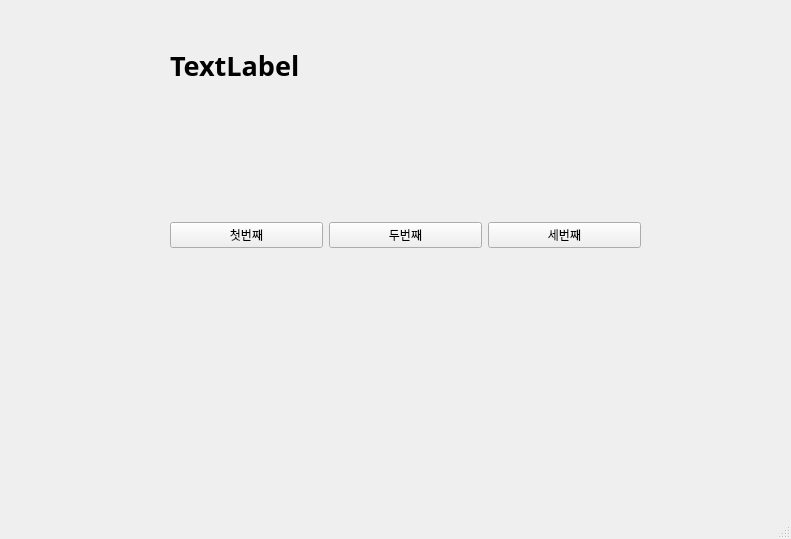
<?xml version="1.0" encoding="UTF-8"?>
<ui version="4.0">
 <class>MainWindow</class>
 <widget class="QMainWindow" name="MainWindow">
  <property name="geometry">
   <rect>
    <x>0</x>
    <y>0</y>
    <width>791</width>
    <height>539</height>
   </rect>
  </property>
  <property name="windowTitle">
   <string>MainWindow</string>
  </property>
  <widget class="QWidget" name="centralwidget">
   <widget class="QWidget" name="horizontalLayoutWidget">
    <property name="geometry">
     <rect>
      <x>170</x>
      <y>140</y>
      <width>471</width>
      <height>191</height>
     </rect>
    </property>
    <layout class="QHBoxLayout" name="horizontalLayout">
     <item>
      <widget class="QPushButton" name="pushButton">
       <property name="text">
        <string>첫번째</string>
       </property>
      </widget>
     </item>
     <item>
      <widget class="QPushButton" name="pushButton_3">
       <property name="text">
        <string>두번째</string>
       </property>
      </widget>
     </item>
     <item>
      <widget class="QPushButton" name="pushButton_2">
       <property name="text">
        <string>세번째</string>
       </property>
      </widget>
     </item>
    </layout>
   </widget>
   <widget class="QLabel" name="label">
    <property name="geometry">
     <rect>
      <x>170</x>
      <y>40</y>
      <width>461</width>
      <height>51</height>
     </rect>
    </property>
    <property name="font">
     <font>
      <family>맑은 고딕</family>
      <pointsize>20</pointsize>
      <weight>75</weight>
      <bold>true</bold>
     </font>
    </property>
    <property name="text">
     <string>TextLabel</string>
    </property>
   </widget>
  </widget>
  <widget class="QMenuBar" name="menubar">
   <property name="geometry">
    <rect>
     <x>0</x>
     <y>0</y>
     <width>791</width>
     <height>21</height>
    </rect>
   </property>
  </widget>
  <widget class="QStatusBar" name="statusbar"/>
 </widget>
 <resources/>
 <connections>
  <connection>
   <sender>pushButton</sender>
   <signal>clicked()</signal>
   <receiver>MainWindow</receiver>
   <slot>firstClick()</slot>
   <hints>
    <hint type="sourcelabel">
     <x>212</x>
     <y>259</y>
    </hint>
    <hint type="destinationlabel">
     <x>232</x>
     <y>305</y>
    </hint>
   </hints>
  </connection>
  <connection>
   <sender>pushButton_3</sender>
   <signal>clicked()</signal>
   <receiver>MainWindow</receiver>
   <slot>secondClick()</slot>
   <hints>
    <hint type="sourcelabel">
     <x>372</x>
     <y>263</y>
    </hint>
    <hint type="destinationlabel">
     <x>411</x>
     <y>299</y>
    </hint>
   </hints>
  </connection>
  <connection>
   <sender>pushButton_2</sender>
   <signal>clicked()</signal>
   <receiver>MainWindow</receiver>
   <slot>thirdClick()</slot>
   <hints>
    <hint type="sourcelabel">
     <x>532</x>
     <y>256</y>
    </hint>
    <hint type="destinationlabel">
     <x>577</x>
     <y>300</y>
    </hint>
   </hints>
  </connection>
 </connections>
 <slots>
  <slot>firstClick()</slot>
  <slot>secondClick()</slot>
  <slot>thirdClick()</slot>
 </slots>
</ui>
